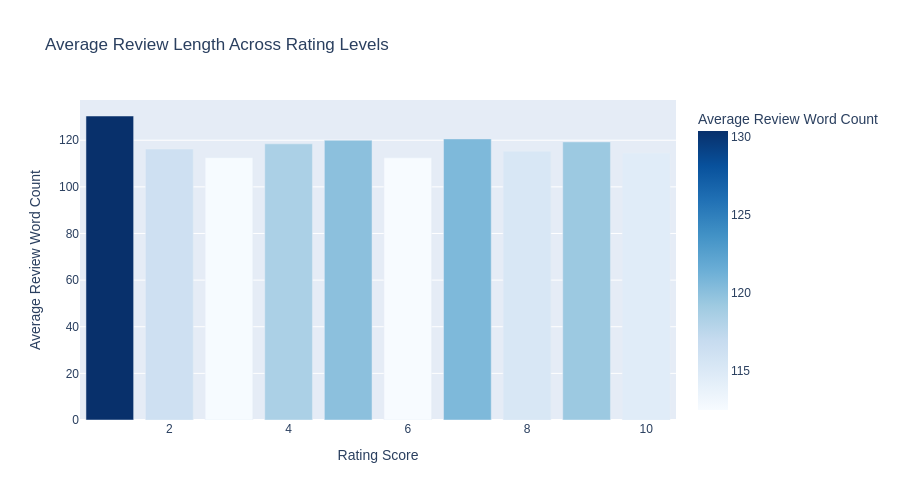

Notebook code cell kept with this figure:
### Code cell
# Calculate average review length for each rating
average_review_length = (
    df.groupby('rating')['total_review_word_count']
    .mean()
    .reset_index()
)

fig3 = px.bar(
    average_review_length,
    x='rating',
    y='total_review_word_count',
    title='Average Review Length Across Rating Levels',
    labels={
        'rating': 'Rating Score',
        'total_review_word_count': 'Average Review Word Count'
    },
    color='total_review_word_count',
    color_continuous_scale='Blues'
)

fig3.update_layout(
    font_family='sans-serif',
    height=500
)

fig3.show()

### Figure 1 — Plotly figure (JSON) as saved in the notebook; plotly's stock layout.template omitted (floating-point values rounded to 4 significant figures)
{"data": [{"hovertemplate": "Rating Score=%{x}<br>Average Review Word Count=%{marker.color}<extra></extra>", "legendgroup": "", "marker": {"color": [130.4, 116.2, 112.5, 118.4, 120.0, 112.5, 120.6, 115.3, 119.3, 114.5], "coloraxis": "coloraxis", "pattern": {"shape": ""}}, "name": "", "orientation": "v", "showlegend": false, "textposition": "auto", "type": "bar", "x": [1, 2, 3, 4, 5, 6, 7, 8, 9, 10], "xaxis": "x", "y": [130.4, 116.2, 112.5, 118.4, 120.0, 112.5, 120.6, 115.3, 119.3, 114.5], "yaxis": "y"}], "layout": {"barmode": "relative", "coloraxis": {"colorbar": {"title": {"text": "Average Review Word Count"}}, "colorscale": [[0, "rgb(247,251,255)"], [0.125, "rgb(222,235,247)"], [0.25, "rgb(198,219,239)"], [0.375, "rgb(158,202,225)"], [0.5, "rgb(107,174,214)"], [0.625, "rgb(66,146,198)"], [0.75, "rgb(33,113,181)"], [0.875, "rgb(8,81,156)"], [1, "rgb(8,48,107)"]]}, "font": {"family": "sans-serif"}, "height": 500, "legend": {"tracegroupgap": 0}, "title": {"text": "Average Review Length Across Rating Levels"}, "xaxis": {"anchor": "y", "domain": [0, 1], "title": {"text": "Rating Score"}}, "yaxis": {"anchor": "x", "domain": [0, 1], "title": {"text": "Average Review Word Count"}}}}
